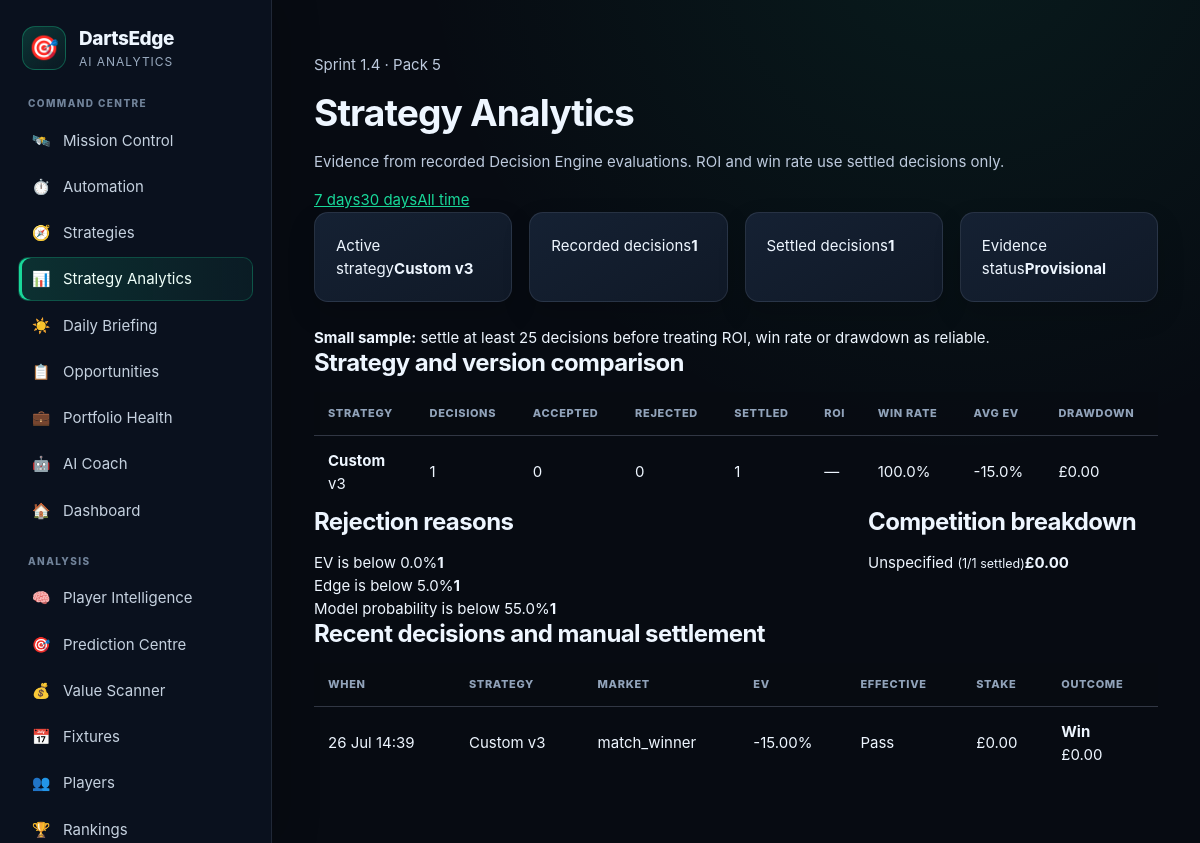
The page /strategy-analytics on the database its author committed.
### app/models/strategy_profile.py (models this page shows)
class StrategyProfile(Base):
    __tablename__ = "strategy_profiles"
    __table_args__ = (UniqueConstraint("strategy_uuid", "version", name="uq_strategy_uuid_version"),)
    id = Column(Integer, primary_key=True, index=True)
    strategy_uuid = Column(String(36), nullable=False, default=lambda: str(uuid.uuid4()), index=True)
    name = Column(String(100), nullable=False)
    description = Column(String(500), nullable=False, default="")
    version = Column(Integer, nullable=False, default=1)
    rules_json = Column(Text, nullable=False, default="{}")
    is_active = Column(Boolean, nullable=False, default=False)
    is_enabled = Column(Boolean, nullable=False, default=True)
    is_system = Column(Boolean, nullable=False, default=False)
    created_at = Column(DateTime, nullable=False, default=datetime.utcnow)
    updated_at = Column(DateTime, nullable=False, default=datetime.utcnow, onupdate=datetime.utcnow)

### app/models/strategy_decision.py (models this page shows)
class StrategyDecision(Base):
    __tablename__ = "strategy_decisions"
    id = Column(Integer, primary_key=True, index=True)
    decision_uuid = Column(String(36), unique=True, nullable=False, default=lambda: str(uuid.uuid4()), index=True)
    created_at = Column(DateTime, nullable=False, default=datetime.utcnow, index=True)
    strategy_uuid = Column(String(36), nullable=False, index=True)
    strategy_name = Column(String(100), nullable=False, index=True)
    strategy_version = Column(Integer, nullable=False)
    enforcement_mode = Column(String(20), nullable=False, default="shadow")
    trading_mode = Column(String(20), nullable=False, default="live")
    competition = Column(String(200), nullable=False, default="", index=True)
    market = Column(String(100), nullable=False, default="match_winner", index=True)
    bookmaker = Column(String(120), nullable=False, default="")
    model_probability = Column(Float, nullable=False)
    confidence_percent = Column(Float, nullable=False)
    decimal_odds = Column(Float, nullable=False)
    edge_percent = Column(Float, nullable=False)
    expected_value_percent = Column(Float, nullable=False)
    official_decision = Column(String(30), nullable=False)
    official_stake = Column(Float, nullable=False, default=0.0)
    strategy_decision = Column(String(30), nullable=False)
    strategy_stake = Column(Float, nullable=False, default=0.0)
    effective_decision = Column(String(30), nullable=False)
    effective_stake = Column(Float, nullable=False, default=0.0)
    blockers_json = Column(Text, nullable=False, default="[]")
    warnings_json = Column(Text, nullable=False, default="[]")
    outcome = Column(String(20), nullable=True)
    profit_loss = Column(Float, nullable=True)
    settled_at = Column(DateTime, nullable=True)

### app/routes/strategy_analytics.py (the view)
@router.get('/strategy-analytics')
def strategy_analytics_page(request: Request, window: str = 'all', db: Session = Depends(get_db)):
    days = {'7': 7, '30': 30}.get(window)
    report = analytics(db, days=days)
    return templates.TemplateResponse('strategy_analytics.html', {'request': request, 'report': report, 'window': window})

### app/templates/strategy_analytics.html (shortened to what this page needs)
{% extends "base.html" %}
{% block content %}
<div class="page-header">
  <div><p class="eyebrow">Sprint 1.4 · Pack 5</p><h1>Strategy Analytics</h1><p class="muted">Evidence from recorded Decision Engine evaluations. ROI and win rate use settled decisions only.</p></div>
  <div class="actions"><a class="button {% if window == '7' %}primary{% endif %}" href="/strategy-analytics?window=7">7 days</a><a class="button {% if window == '30' %}primary{% endif %}" href="/strategy-analytics?window=30">30 days</a><a class="button {% if window == 'all' %}primary{% endif %}" href="/strategy-analytics">All time</a></div>
</div>
<div class="kpi-grid">
  <div class="kpi-card"><span>Active strategy</span><strong>{{ report.active_strategy.name }} v{{ report.active_strategy.version }}</strong></div>
  <div class="kpi-card"><span>Recorded decisions</span><strong>{{ report.total_decisions }}</strong></div>
  <div class="kpi-card"><span>Settled decisions</span><strong>{{ report.settled_decisions }}</strong></div>
  <div class="kpi-card"><span>Evidence status</span><strong>{% if report.insufficient_data %}Provisional{% else %}Established{% endif %}</strong></div>
</div>
{% if report.insufficient_data %}<div class="alert warning"><strong>Small sample:</strong> settle at least 25 decisions before treating ROI, win rate or drawdown as reliable.</div>{% endif %}
<section class="panel"><div class="panel-header"><h2>Strategy and version comparison</h2></div>
<div class="table-wrap"><table><thead><tr><th>Strategy</th><th>Decisions</th><th>Accepted</th><th>Rejected</th><th>Settled</th><th>ROI</th><th>Win rate</th><th>Avg EV</th><th>Drawdown</th></tr></thead><tbody>
{% for m in report.metrics %}<tr><td><strong>{{ m.strategy_name }}</strong><br><span class="muted">v{{ m.strategy_version }}</span></td><td>{{ m.decisions }}</td><td>{{ m.accepted }}{% if m.paper_only %} + {{ m.paper_only }} paper{% endif %}</td><td>{{ m.rejected }}</td><td>{{ m.settled }}</td><td>{% if m.roi_percent is not none %}{{ m.roi_percent }}%{% else %}—{% endif %}</td><td>{% if m.win_rate_percent is not none %}{{ m.win_rate_percent }}%{% else %}—{% endif %}</td><td>{{ m.average_ev_percent }}%</td><td>£{{ '%.2f'|format(m.maximum_drawdown) }}</td></tr>{% else %}<tr><td colspan="9" class="muted">No strategy decisions have been recorded yet. Calculate an example on Expected Value first.</td></tr>{% endfor %}
</tbody></table></div></section>
<div class="dashboard-grid two-column">
<section class="panel"><div class="panel-header"><h2>Rejection reasons</h2></div>{% for reason, count in report.rejection_reasons %}<div class="list-row"><span>{{ reason }}</span><strong>{{ count }}</strong></div>{% else %}<p class="muted">No strategy blockers recorded.</p>{% endfor %}</section>
<section class="panel"><div class="panel-header"><h2>Competition breakdown</h2></div>{% for item in report.competitions %}<div class="list-row"><span>{{ item.name }} <small class="muted">({{ item.settled }}/{{ item.decisions }} settled)</small></span><strong>£{{ '%.2f'|format(item.profit_loss) }}</strong></div>{% else %}<p class="muted">No competition data recorded.</p>{% endfor %}</section>
</div>
<section class="panel"><div class="panel-header"><h2>Recent decisions and manual settlement</h2></div><div class="table-wrap"><table><thead><tr><th>When</th><th>Strategy</th><th>Market</th><th>EV</th><th>Effective</th><th>Stake</th><th>Outcome</th></tr></thead><tbody>
{% for row in report.recent %}<tr><td>{{ row.created_at.strftime('%d %b %H:%M') }}</td><td>{{ row.strategy_name }} v{{ row.strategy_version }}</td><td>{{ row.market }}</td><td>{{ '%.2f'|format(row.expected_value_percent) }}%</td><td>{{ row.effective_decision }}</td><td>£{{ '%.2f'|format(row.effective_stake) }}</td><td>{% if row.outcome %}<strong>{{ row.outcome|title }}</strong><br><span class="muted">£{{ '%.2f'|format(row.profit_loss or 0) }}</span>{% endif %}</td></tr>{% else %}<tr><td colspan="7" class="muted">No decisions recorded.</td></tr>{% endfor %}</tbody></table></div></section>
{% endblock %}

### app/static/css/styles.css (style rules this page uses)
:root { --bg: #070b12; --bg-elevated: #0b1220; --surface: #101927; --surface-2: #152133; --surface-3: #1a293d; --border: #26374d; --border-soft: rgba(148, 163, 184, .16); --text: #eef6ff; --muted: #9aabc0; --accent: #19d99a; --accent-strong: #00b978; --accent-soft: rgba(25, 217, 154, .12); --info: #67b7ff; --warning: #ffc857; --danger: #ff6b7a; --success: #35dc91; --radius-sm: 9px; --radius: 14px; --radius-lg: 20px; --shadow: 0 16px 40px rgba(0, 0, 0, .22); --sidebar-width: 272px; }
* { box-sizing: border-box; }
html { color-scheme: dark; }
body { margin: 0; min-width: 320px; background: radial-gradient(circle at 80% -10%, rgba(25,217,154,.08), transparent 34rem), var(--bg); color: var(--text); font-family: Inter, ui-sans-serif, -apple-system, BlinkMacSystemFont, "Segoe UI", Arial, sans-serif; font-size: 15px; line-height: 1.55; }
a { color: var(--accent); }
h1, h2, h3 { margin-top: 0; color: var(--text); line-height: 1.18; letter-spacing: -.025em; }
h1 { margin-bottom: 10px; font-size: clamp(31px, 3.1vw, 46px); }
h2 { margin-bottom: 14px; font-size: clamp(20px, 2vw, 27px); }
p { color: #bdcadd; }
.kpi-grid, .mission-kpi-grid { display: grid; grid-template-columns: repeat(4, minmax(0, 1fr)); gap: 17px; margin-bottom: 24px; }
.kpi-card, .mission-kpi-card { min-width: 0; padding: 21px; border: 1px solid var(--border-soft); border-radius: var(--radius); background: linear-gradient(150deg, var(--surface-2), #101927); box-shadow: 0 12px 28px rgba(0,0,0,.16); }
.dashboard-grid, .mission-layout, .portfolio-health-layout, .ai-coach-layout { display: grid; grid-template-columns: minmax(0, 1.8fr) minmax(290px, .9fr); gap: 24px; align-items: start; }
table { width: 100%; border-collapse: collapse; }
th, td { padding: 13px 14px; border-bottom: 1px solid var(--border-soft); text-align: left; vertical-align: middle; }
th { color: #91a3ba; background: rgba(7,11,18,.48); font-size: 11px; font-weight: 800; letter-spacing: .06em; text-transform: uppercase; }
tbody tr:last-child td { border-bottom: 0; }

### rows shown on the page
StrategyProfile: active_strategy.name "Custom"
StrategyDecision: strategy_name "Custom", strategy_version "3", decisions "1", accepted "0", rejected "0", settled "1", win_rate_percent "100.0", average_ev_percent "-15.0", maximum_drawdown "0.00", created_at "26 Jul 14:39", market "match_winner", expected_value_percent "-15.00", effective_decision "Pass", effective_stake "0.00", outcome "Win", profit_loss "0.00"

### other values the page prints
{{ report.active_strategy.version }} "3"
{{ report.total_decisions }} "1"
{{ report.settled_decisions }} "1"
{{ reason }} "EV is below 0.0%" "Edge is below 5.0%" "Model probability is below 55.0%"
{{ count }} "1" "1" "1"
{{ item.name }} "Unspecified"
{{ item.settled }} "1"
{{ item.decisions }} "1"
{{ '%.2f'|format(item.profit_loss) }} "0.00"
